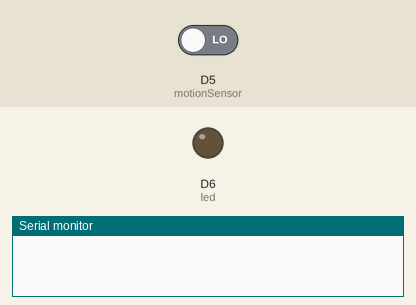
A sketch run on a simulated ESP8266 (NodeMCU). Shown: output pins drawn as LEDs (lit = HIGH), the last lines printed to the serial monitor. The test bench sets the inputs (shaded band); at power-on: D5 (motionSensor) LOW.

Above: at 1.2 s.
1.3 s: D5 (motionSensor) driven HIGH
At 2.0 s:
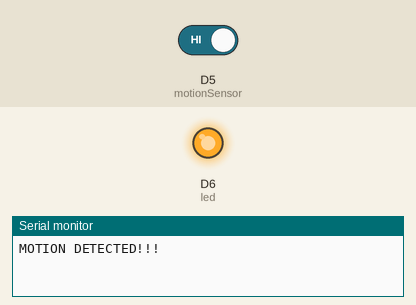
Timing chart, 0 to 7.8 s (numbered marks = the images above; inputs shaded):
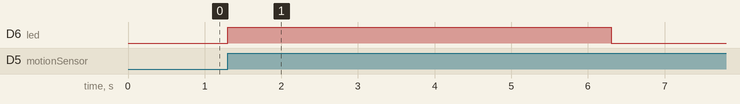

Measured:
- after the input at 1.3 s, D6 (led): LOW → HIGH at once, → LOW 5.0 s later

The sketch:

PIR_Sensor.ino
```cpp
#define timeSeconds 5

const int led = D6;
const int motionSensor = D5;

unsigned long now = millis();
unsigned long lastTrigger = 0;
boolean startTimer = false;

ICACHE_RAM_ATTR void detectsMovement()
{
  Serial.println("MOTION DETECTED!!!");
  digitalWrite(led, HIGH);
  startTimer = true;
  lastTrigger = millis();
}

void setup()
{
  Serial.begin(9600);
  pinMode(motionSensor, INPUT);
  attachInterrupt(digitalPinToInterrupt(motionSensor), detectsMovement, RISING);
  pinMode(led, OUTPUT);
  digitalWrite(led, LOW);
}

void loop()
{
  now = millis();
  if(startTimer && (now - lastTrigger > (timeSeconds*1000)))
  {
    Serial.println("Motion stopped...");
    digitalWrite(led, LOW);
    startTimer = false;
  }
}
```
